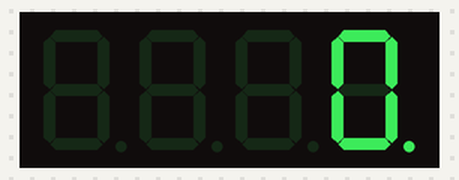
A sketch run on a simulated Arduino Uno, built with avr-gcc and run on an emulated ATmega328P. Shown: 4-digit seven-segment display.

Above: at 0.1 s.
At 4.1 s:
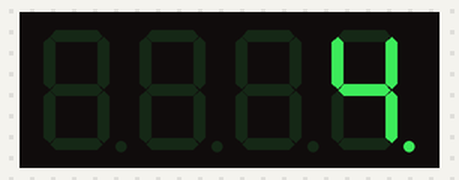
At 9.1 s:
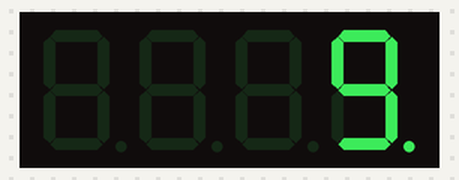
At 19.1 s:
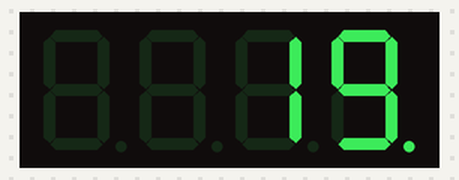
At 29.1 s:
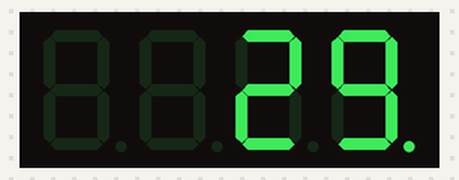
At 39.1 s:
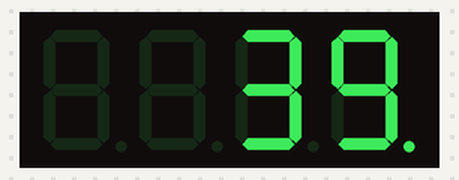

Measured:
- what the display in image 1 shows lasts 1.0 s, from 4.0 s to 5.0 s

The sketch:

miaobiao.ino
```cpp
#include "SevSeg.h"

SevSeg sevseg;  // 创建数码管对象
byte set = COMMON_ANODE;  // 如果是共阳极数码管则为COMMON_ANODE
byte number = 4;  // 数码管位数
byte COM[] = {0, 21, 20, 7};  // 数码管的COM引脚
byte pins[] = {1, 10, 5, 4, 3, 2, 6, 9};  // 数码管的段选引脚

unsigned long startTime = 0;  // 计时开始时间
unsigned long elapsedTime = 0;  // 经过的时间

void setup() {
  sevseg.begin(set, number, COM, pins);  // 初始化数码管
  bool disableDecPoint = true;  // 禁用小数点
  startTime = millis();  // 初始化开始时间为当前时间
}

void loop() {
  elapsedTime = millis() - startTime;  // 计算经过的时间

  // 将毫秒转换为秒
  int seconds = elapsedTime / 1000;

  // 显示在数码管上
  sevseg.setNumber(seconds, 0);  // 设置秒数
  sevseg.refreshDisplay();  // 刷新显示
}
```
